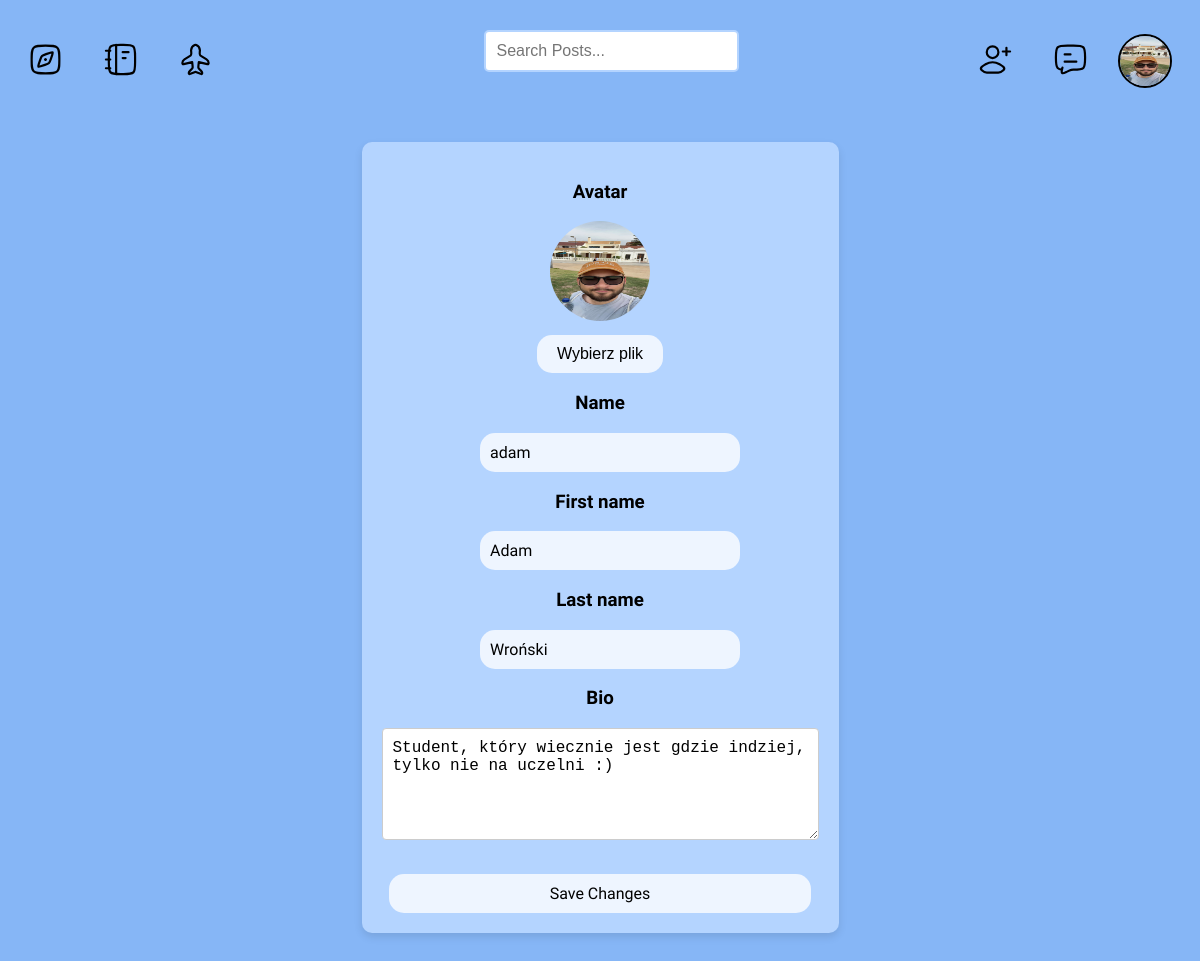
The page /edit_user/ (signed in) on the database its author committed.
### base/models.py (models this page shows)
class User(AbstractUser):
    name = models.CharField(max_length=100, null=True)
    first_name = models.CharField(max_length=100, null=True, blank=True)
    last_name = models.CharField(max_length=100, null=True, blank=True)
    email = models.EmailField(unique=True)
    bio = models.TextField(null=True, blank=True)
    avatar = models.ImageField(null=True, default='user-avatar.svg')
    USERNAME_FIELD = 'email'
    REQUIRED_FIELDS = ['username']

### base/views.py (the view)
# urls.py: path('edit_user/', views.editUser, name='edit_user'),
@login_required(login_url='login')
def editUser(request):
    user = request.user
    form = EditUserForm(instance=user)
    if request.method == 'POST':
        form = EditUserForm(request.POST, request.FILES, instance=user)
        if form.is_valid():
            form.save()
            return redirect('user_profile', username=user.username)
    context = {'form': form}
    return render(request, 'base/edit_user.html', context)

### base/forms.py
class EditUserForm(forms.ModelForm):
    class Meta:
        model = User
        fields = ['username', 'first_name', 'last_name', 'bio', 'avatar']
        widgets = {
            'username': forms.TextInput(attrs={'class': 'form-control'}),
            'bio': forms.Textarea(attrs={'class': 'form-control', 'rows': 5}),
            'avatar': forms.ClearableFileInput(attrs={'class': 'custom-file-input'}),
        }

### base/templates/base/edit_user.html (shortened to what this page needs)
{% extends 'main.html' %}
{% block content %}
<div class="profile-edit-container">
    <form method="POST" enctype="multipart/form-data" class="form-user-edit">
        <div class="form-group">
            <div>
                <h3>Avatar</h3>
            </div>
            <div class="avatar-section">
                <img src="{{ user.avatar.url }}" alt="Current avatar">
                <div>
                    <button type="button" class="custom-upload-btn" onclick="document.getElementById('id_avatar').click()">Wybierz plik</button>
                </div>
            </div>
        </div>
        <div class="form-group">
            <div>
                <h3>Name</h3>
            </div>
            {{ form.username }}
        </div>
        <div class="form-group">
            <div>
                <h3>First name</h3>
            </div>
            {{ form.first_name }}
        </div>
        <div class="form-group">
            <div>
                <h3>Last name</h3>
            </div>
            {{ form.last_name }}
        </div>
        <div class="form-group">
            <div>
                <h3>Bio</h3>
            </div>
            {{ form.bio }}
        </div>
        <button type="submit" class="btn-submit">Save Changes</button>
    </form>
</div>
{% endblock %}

### templates/navbar.html (shortened to what this page needs)
{% load static %}
<div class="navbar-container">
    <div style="display: flex; align-items: center;">
        <a href="/" style="margin-right: 20px; margin-left: 10px;">
            <img src="{% static 'images/home.svg' %}" alt="home">
        </a>
        <a href="{% url 'list_trips' %}" style="margin-right: 20px; margin-left: 20px;">
            <img src="{% static 'images/notebook.svg' %}" alt="notebook">
        </a>
        <a href="{% url 'search_flight' %}" style="margin-right: 20px; margin-left: 20px;">
            <img src="{% static 'images/airplane.svg' %}" alt="airplane">
        </a>
    </div>
    {% include 'searchbar.html' %}
    <div class="navbar-container-right">
        <a href="{% url 'search_non_friends' %}" style="margin-right: 20px; margin-left: 20px;">
            <img src="{% static 'images/user-add.svg' %}" alt="user-add">
        </a>
        <a href="{% url 'friend_chats' %}" style="margin-right: 20px; margin-left: 20px;">
            <img src="{% static 'images/chat.svg' %}" alt="chat">
        </a>
        {% if request.user.is_authenticated %}
        <div class="dropdown">
            <div class="navbar-avatar">
                <a href="{% url 'user_profile' request.user.username %}"><img src="{{ request.user.avatar.url }}"/></a>
            </div>
        </div>
        {% else %}
        <div class="login-button">
            <a href="{% url 'login' %}">Login</a>
        </div>
        {% endif %}
    </div>
</div>

### static/styles/main.css (style rules this page uses)
body { background-color: #86B6F6; font-family: 'Source Sans 3', sans-serif; }
html { scrollbar-width: none; -ms-overflow-style: none; }
a { text-decoration: none; color: black; }

### static/styles/form.css (style rules this page uses)
.delete input[type="submit"], .form-register input[type="submit"], .form-login input[type="submit"], .btn-submit { font-family: inherit; font-size: inherit; background-color: #EEF5FF; color: black; border: none; padding: 10px; border-radius: 15px; cursor: pointer; display: block; width: calc(100% - 15px); margin: auto; margin-top: 15px; }

### static/styles/navbar.css (style rules this page uses)
.navbar-container { display: grid; grid-template-columns: 1fr 3fr 1fr; align-items: center; border-radius: 10px; margin: 10px; }
.navbar-container-right { display: flex; margin-left: auto; align-items: center; }
.dropdown { position: relative; display: inline-block; }
.navbar-avatar img { vertical-align: middle; width: 50px; height: 50px; border-radius: 50%; margin-left: 10px; margin-right: 10px; border: 2px solid black; }

### static/styles/edit-profile.css (style rules this page uses)
.profile-edit-container { display: flex; justify-content: center; align-items: center; flex-direction: column; }
.form-user-edit { background-color: #B4D4FF; padding: 20px; border-radius: 10px; max-width: 600px; margin: 20px auto; box-shadow: 0 4px 8px rgba(0, 0, 0, 0.1); align-items: center; justify-content: center; display: flex; flex-direction: column; }
.form-user-edit input[type="text"], .form-user-edit input[type="file"] { font-family: inherit; font-size: inherit; background-color: #EEF5FF; color: black; border: none; padding: 10px; border-radius: 15px; cursor: pointer; display: block; width: 100%; margin-top: 10px; }
.form-group textarea { width: 100%; padding: 10px; margin-bottom: 15px; border: 1px solid #ccc; border-radius: 4px; font-size: 16px; box-sizing: border-box; }
.form-group h3 { text-align: center; }
.avatar-section { flex: 0 0 200px; text-align: center; }
.avatar-section img { width: 100px; height: 100px; border-radius: 50%; }
.custom-upload-btn { background-color: #EEF5FF; color: black; padding: 10px 20px; border: none; border-radius: 15px; cursor: pointer; font-size: 16px; margin-top: 10px; }

### rows shown on the page
User: user.avatar (picture), avatar (picture), username "adam", first_name "Adam", last_name "Wroński", bio "Student, który wiecznie jest gdzie indziej, tylko nie na uczelni :)"
